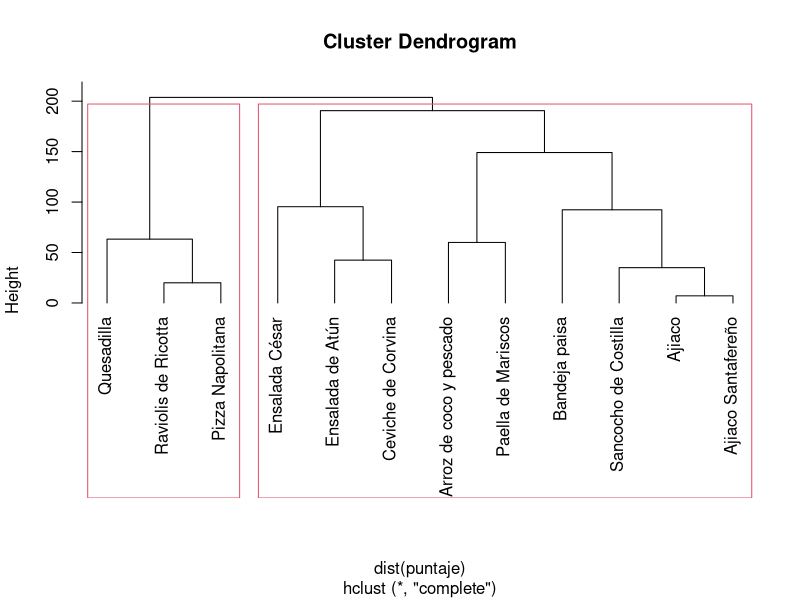
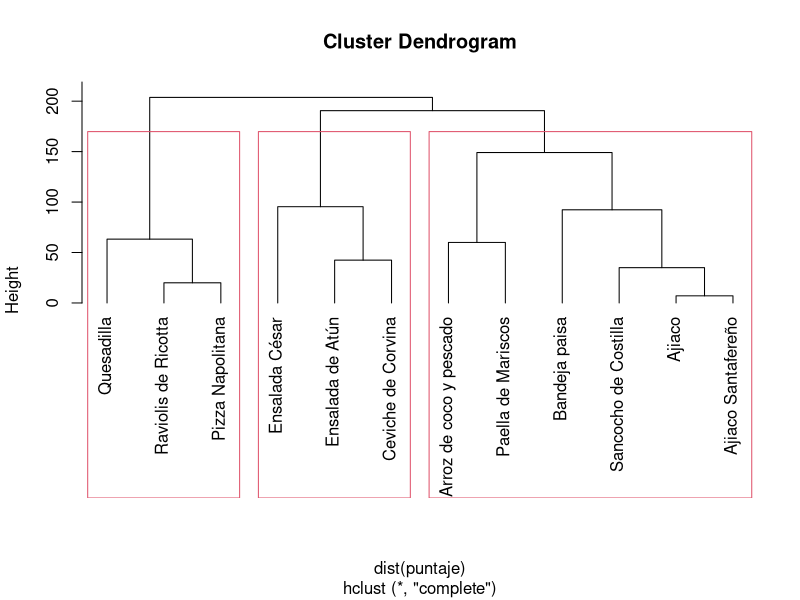

Write R code to recreate these figures, in order. (Note: this script raises an error after producing the figures.)
# Punto 4
comidas = c("Bandeja paisa", "Ensalada César",
"Arroz de coco y pescado", "Ensalada de Atún",
"Paella de Mariscos", "Ajiaco",
"Sancocho de Costilla", "Ceviche de Corvina",
"Ajiaco Santafereño", "Raviolis de Ricotta",
"Quesadilla", "Pizza Napolitana")

puntaje = matrix(0,length(comidas), length(comidas))
puntaje[1,] = c(0,90,50,70,80,50,50,80,50,90,80,90)
puntaje[2,] = c(0,0,90,20,70,90,90,40,90,90,80,90)
puntaje[3,] = c(0,0,0,40,20,50,50,30,50,80,80,90)
puntaje[4,] = c(0,0,0,0,30,80,80,20,80,90,90,90)
puntaje[5,] = c(0,0,0,0,0,70,70,40,70,80,80,80)
puntaje[6,] = c(0,0,0,0,0,0,20,70,5,80,90,80)
puntaje[7,] = c(0,0,0,0,0,0,0,70,20,90,90,90)
puntaje[8,] = c(0,0,0,0,0,0,0,0,70,90,90,90)
puntaje[9,] = c(0,0,0,0,0,0,0,0,0,80,90,80)
puntaje[10,] = c(0,0,0,0,0,0,0,0,0,0,40,10)
puntaje[11,] = c(0,0,0,0,0,0,0,0,0,0,0,30)

colnames(puntaje) = comidas
rownames(puntaje) = comidas

puntaje[lower.tri(puntaje)] = t(puntaje)[lower.tri(puntaje)]

distancias = dist(puntaje)


### 1. 2 Clusters -------
hc <- hclust(dist(puntaje), method="ave")  #con distancia promedio entre clusters
hc <- hclust(dist(puntaje), method="single") #con distancia minima
hc <- hclust(dist(puntaje), method="complete")  #con distancia maxima

#Graficando el Dendograma
plot(hc,hang=-1)

# cut tree into 3 clusters
rect.hclust(hc, k=2)  #Definir los k clusters
groups <- cutree(hc, k=2)  #Graficar los k clusters


## 2. 3 Clusters -------
hc <- hclust(dist(puntaje), method="ave")  #con distancia promedio entre clusters
hc <- hclust(dist(puntaje), method="single") #con distancia minima
hc <- hclust(dist(puntaje), method="complete")  #con distancia maxima

#Graficando el Dendograma
plot(hc,hang=-1)

# cut tree into 3 clusters
rect.hclust(hc, k=3)  #Definir los k clusters
groups <- cutree(hc, k=3)  #Graficar los k clusters
# Visualizar la separacion de las especias


# 3. K Medioides -------
dis=daisy(puntaje,metric="gower") # Calcular matrices de distancia entre puntos
#K mediodes especificando la medida de distancia
km=pam(dis,k=3,diss=T,metric="gower") # No entra la mtriz de X sino la matriz de distancia
km
#grafica de siluetas: Diagrama de qu? tan bien funciona el cluester
plot(km)
# No muestra el cross plot

